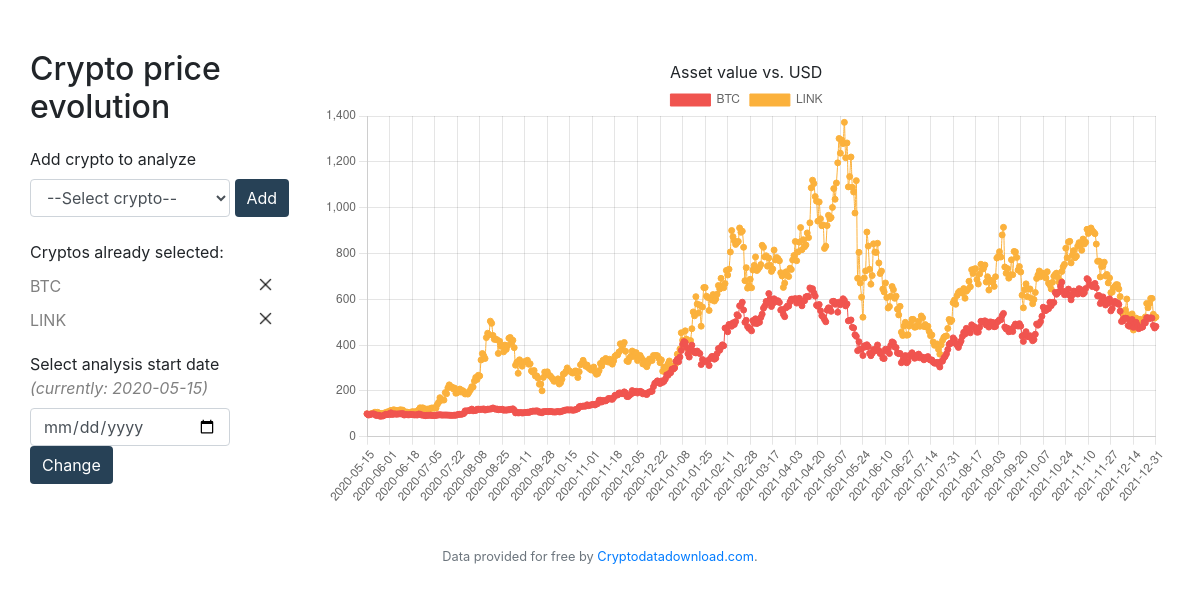
Before: / with the older database file.
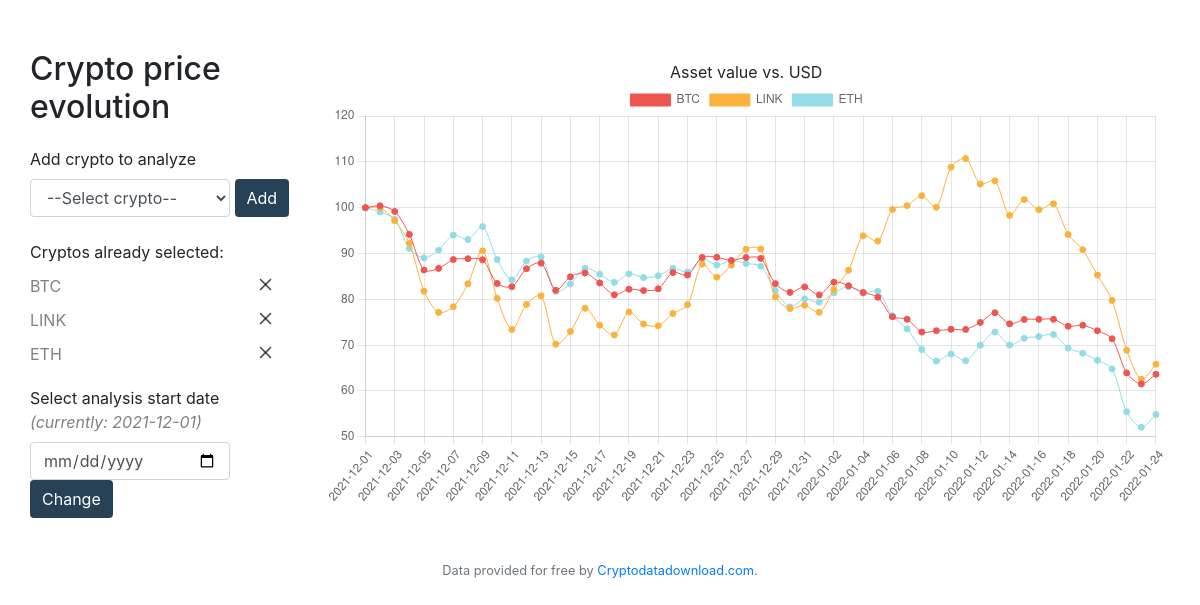
After: the same page with the newer database file.
### tables this page shows
CREATE TABLE crypto_selected (symbol TEXT, selected INTEGER);

### app.py (the view, shortened to what this page needs)
@app.route('/', methods=['POST', 'GET'])
def get_crypto_data():
    con = sqlite3.connect('cryptodatabase.db')
    con.row_factory = lambda cursor, row: row[0]
    db = con.cursor()
    if request.method == 'POST' and "form1" in request.form:
        crypto_to_add = request.form.get('crypto')
        db.execute("UPDATE crypto_selected SET selected = 1 WHERE symbol = ?;", [crypto_to_add])
        con.commit()
        con.close()
        return redirect("/")
    if request.method == 'POST' and "form3" in request.form:
        crypto_to_remove = request.form.get('crypto_to_unselect')
        db.execute("UPDATE crypto_selected SET selected = 0 WHERE symbol = ?;", [crypto_to_remove])
        con.commit()
        con.close()
        return redirect("/")
    if request.method == 'GET':
        selected_cryptos = []
        date_unix = 0
        qcryptos = db.execute("SELECT symbol FROM crypto_selected WHERE selected = 1")
        for row in qcryptos:
            selected_cryptos.append(row)
        qdate = db.execute("SELECT unix FROM dates WHERE selected = 1")
        for row in qdate:
            date_unix = row
        timestamps = []
        qdata = db.execute("SELECT DISTINCT date FROM dates WHERE unix >= ? ORDER BY unix", [date_unix])
        for timestamp in qdata:
            timestamps.append(timestamp)
        values = {}
        for crypto in selected_cryptos:
            values[crypto] = []
            qdata = db.execute("SELECT value FROM crypto_data WHERE date_unix >= ? AND symbol = ? ORDER BY date_unix", (date_unix, crypto))
            count = 0
            for row in qdata:
                count = count + 1
            missing_values = len(timestamps) - count
            if missing_values > 0:
                for i in range(missing_values):
                    values[crypto].append(100)
            qdata = db.execute("SELECT value FROM crypto_data WHERE date_unix >= ? AND symbol = ? ORDER BY date_unix", (date_unix, crypto))
            for x in qdata:
                values[crypto].append(x)
            startvalue = values[crypto][missing_values]
            values[crypto][missing_values] = 100
            for y in range(1 + missing_values, len(values[crypto])):
                values[crypto][y] = 100 * values[crypto][y] / startvalue
        colors = {'BTC': '#F0544F', 'ETH': '#92DCE5', 'ADA': '#291F1E', 'LTC': '#1C6E8C', 'UNI': '#274156', 'LINK': '#FBB13C', 'XRP': '#1B998B', 'SOL': '#09BC8A', 'ATOM': '#C2E812', 'SHIB': '#66D24E', 'DOT': '#77B6EA', 'DOGE': '#EE4266', 'ALGO': '#D5B942'};
        max_date = db.execute("SELECT date FROM dates ORDER BY unix DESC LIMIT 1")
        for row in max_date:
            max_date = row
        con.commit()
        con.close()
        return render_template('index.html', max_date=max_date, colors=colors, timestamps=timestamps, values=values, selected_cryptos=selected_cryptos)
    return render_template('index.html')

### app.py (called while the page is built)
@app.after_request
def after_request(response):
    response.headers["Cache-Control"] = "no-cache, no-store, must-revalidate"
    response.headers["Expires"] = 0
    response.headers["Pragma"] = "no-cache"
    return response

### templates/index.html (shortened to what this page needs)
{% extends "layout.html" %}
{% block main %}
<div class="container-fluid">
  <div class="row">
      <div id="left-column" class="col-3">
        <h2>Crypto price evolution</h2>
        <form action="/" method="POST" name="crypto_select">
          <label class="form-label">Add crypto to analyze</label>
          <select class="form-control" name="crypto" id="crypto">
              <option disabled selected>--Select crypto--</option>
          </select>
          <button type="submit" class="btn btn-primary" name="crypto_select">Add</button>
        </form>
        <p>Cryptos already selected:</p>
        <div>
        {% for crypto in selected_cryptos %}
          <div class="div-flex-middle">
            <span id="cryptosymbol">{{ crypto }}</span>
            <form action="/" method="POST" name="crypto_unselect" class="form_remove">
              <input type="image" id="delete_image" name="crypto_unselect" src="/static/001-fermer.png">
            </form>
          </div>
        {% endfor %}
        </div>
        <form action="/" method="POST" name="date_select">
            <label class="form-label">Select analysis start date <br> <i><span style="color: grey">(currently: {{ timestamps[0] }})<span></i></label>
            <input class="form-control" type="date" name="date" id="date" max="{{ max_date }}" min="2020-01-01"></input>
            <button type="submit" class="btn btn-primary" name="date_select">Change</button>
        </form>
      </div>
      <div id="right-column" class="col-9">
        <p class="p-centered">Asset value vs. USD</p>
            <div>
                <canvas id="chart"></canvas>
            </div>
        </div>
    </div>
</div>
<footer class="small text-center text-muted">
    Data provided for free by <a href="https://www.cryptodatadownload.com/data/binance/">Cryptodatadownload.com</a>.
</footer>
{% endblock %}

### templates/layout.html (shortened to what this page needs)
<!DOCTYPE html>
<html lang="en">
    <head>
        <link rel="stylesheet" href="https://cdn.jsdelivr.net/npm/bootstrap@4.5.3/dist/css/bootstrap.min.css">
        <link href="/static/styles.css" rel="stylesheet">
    </head>
    <body>
        <main class="container-fluid">
            {% block main %}{% endblock %}
        </main>
    </body>
</html>

### static/styles.css (style rules this page uses)
#delete_image { width: 15px; height: 15px; display: inline; }
#cryptosymbol { display: inline; color: grey; }
#left-column { margin-top: 50px; }
#right-column { margin-top: 40px; }
.small.text-center.text-muted { margin-top: 40px; }
.div-flex-middle { margin-top: 10px; display:flex; flex-wrap: nowrap; align-items: flex-end; align-content: stretch; justify-content: space-between; }
.btn { background-color: #274156; border: 0px; min-height: 38px; margin-bottom: 3px; }
.form_remove { display: inline; margin-right: 20px; }
p { margin-bottom: 0px; margin-top: 20px; }
.p-centered { text-align: center; }
label { margin-top: 20px; display: block; }
.form-control { max-width: 200px; display: inline-block; }

Changed rows visible on the page:
added crypto_selected: symbol "ETH"
Other visible differences:
{{ timestamps[0] }}: "2020-05-15" → "2021-12-01"
chart data {{ row }}: BTC, LINK → BTC, LINK, ETH
